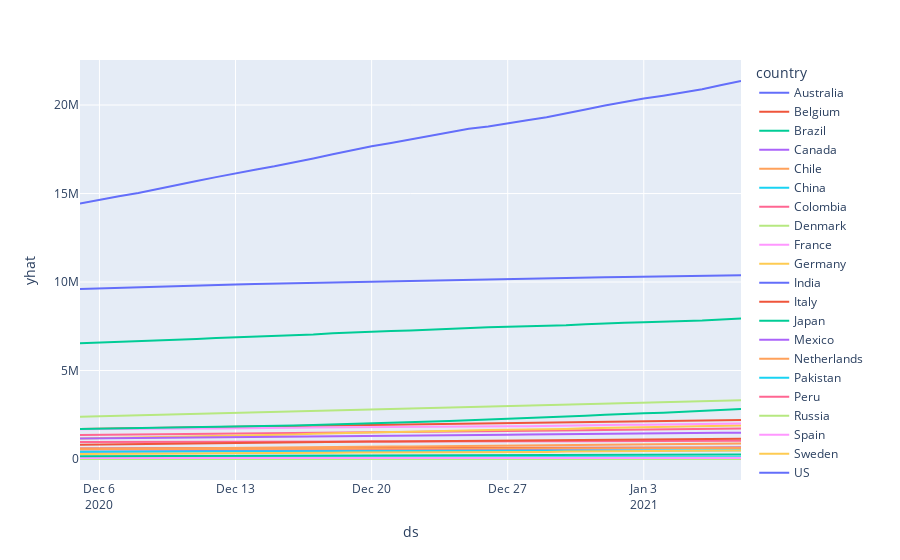

The notebook cell saved with this chart:
### Markdown cell above
## Confirmed Cases

### Code cell
df_confirmed = df[df['status']=="Confirmed"].groupby(['ds','country']).agg({'yhat':sum}).reset_index(level=['ds', 'country'])
fig = px.line(df_confirmed, x="ds", y="yhat", color='country')
fig.show()
